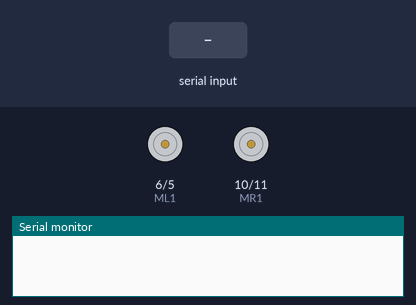
Recording of a sketch running on a simulated Arduino Uno, built with avr-gcc and run on an emulated ATmega328P. On the bench: motor-driver pin pairs drawn as motors (green arrow = first pin HIGH = forward, orange = second pin HIGH = backward, longer = more drive), the last lines printed to the serial monitor. The test bench sets the inputs (shaded band).

Above: at 6.2 s.
6.3 s: "-\n" received over Serial
At 6.6 s:
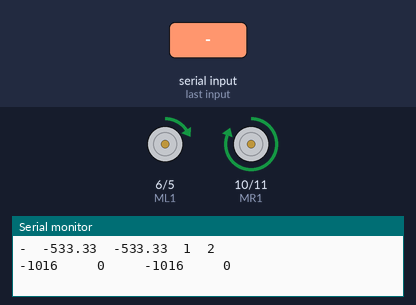
7.8 s: "90,45\n" received over Serial
At 8.9 s:
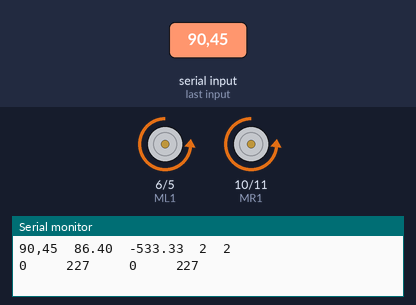
9.3 s: "30,150\n" received over Serial
At 10.1 s:
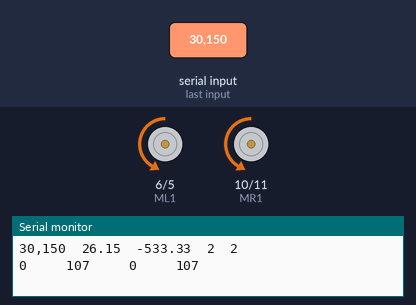
Timing chart, 0 to 12.3 s (numbered marks = the images above; inputs shaded):
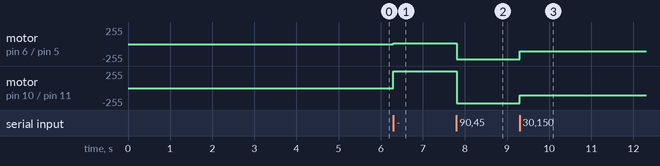

Measured:
- after the input at 6.3 s, motor on pin 6 (ML1) / pin 5 (ML2): stopped → forward 8/255 at once; motor on pin 10 (MR1) / pin 11 (MR2): stopped → forward 255/255 at once
- after the input at 7.8 s, motor on pin 6 (ML1) / pin 5 (ML2): forward 8/255 → backward 227/255 at once; motor on pin 10 (MR1) / pin 11 (MR2): forward 255/255 → backward 227/255 at once
- after the input at 9.3 s, motor on pin 6 (ML1) / pin 5 (ML2), motor on pin 10 (MR1) / pin 11 (MR2): backward 227/255 → backward 107/255 at once

The sketch:

arduinocodeofcellphonecontrolledcar.ino
```cpp
//created by Team !ABHIMANYU

#define ML1 6
#define ML2 5
#define MR1 10
#define MR2 11

String  str;
float a,b;
int c=0,d=0;
int v=200, vl1=0,vl2=0,vr1=0,vr2=0;


void setup() {
  // put your setup code here, to run once:
pinMode(ML1, OUTPUT);
pinMode(ML2, OUTPUT);
pinMode(MR1, OUTPUT);
pinMode(MR2, OUTPUT);
Serial.begin(115200);

 delay(5000);
}

void loop() {

  a=0.00;  b=0.00;

   String str="";
 boolean StringReady = false;

 if(Serial.available()){
   str=Serial.readStringUntil('\n');
   StringReady= true;
  }

  if (StringReady){

  // exracting data
a=0; b=0; c=0; d=0;
   if(str[0]=='-')
{
c=1;
if(str[9]=='-')
{
    d=1;
    b= b*10+ str[10]-48;
    b= b*10 +str[12] -48;
    b= b*10 +str[13] -48;
    b= b*10 +str[14] -48;
    b= b*10 +str[15] -48;
    b= b*10 +str[16] -48;
}
else
{
d=2;
b= b*10 +str[9] -48;
    b= b*10+ str[11]-48;
    b= b*10 +str[12] -48;
    b= b*10 +str[13] -48;
    b= b*10 +str[14] -48;
    b= b*10 +str[15] -48;
}
for(int i=1;i<=7;i++)
{
    if(i!=2)
    {
        a= a*10 +str[i] -48;
    }
}
}
else
{
c=2;
if(str[8]=='-')
{
    d=1;
    b= b*10+ str[9]-48;
    b= b*10 +str[11] -48;
    b= b*10 +str[12] -48;
    b= b*10 +str[13] -48;
    b= b*10 +str[14] -48;
    b= b*10 +str[15] -48;
}
else
{
d=2;
b= b*10 +str[8] -48;
    b= b*10+ str[10]-48;
    b= b*10 +str[11] -48;
    b= b*10 +str[12] -48;
    b= b*10 +str[13] -48;
    b= b*10 +str[14] -48;
}
for(int i=0;i<=6;i++)
{
    if(i!=1)
    {
        a= a*10 +str[i] -48;
    }
}
}

   a= a/10000 ; b= b/10000;
   Serial.print(str);
   Serial.print("  ");
   Serial.print(a);
   Serial.print("  ");
   Serial.print(b);
   Serial.print("  ");
   Serial.print(c);
   Serial.print("  ");
   Serial.print(d);
   Serial.println("  ");


  // a is reading of x-axis
  // b is reading of y-axis
  // c is sign of x-axis
  // d is sign of y-axis

  // running the car

   // if a >=10 and a<=90 and c==2 -> forward
   // if a <=50 and a>=0 and c==1 -> backward
   // if b >=5 && d == 2 -> right
   // if b >=5 && d == 1 -> left


 if(a >=15 && c==2 && b>=5 && d == 2)  // right forward
 {

  vr1=0;
  vr2= 2*a+55-2*b;
  vl1=0;
  vl2= 2*a+55+2*b;

  if((2*a+55+2*b) > 255) {
    if(b<40) {vl2=255;  vr2= 200; }
    else {vl2=255;  vr2= 100; }
    }
  if((2*a+55-2*b) < 0) {   vr2=0;  vr1= 2*b-2*a-55;  }

  }

 else if(a >=15 && c==2 && b>=5 && d == 1)   // left forward
 {

  vr1=0;
  vr2= 2*a+55+2*b;
  vl1=0;
  vl2= 2*a+55-2*b;

  if((2*a+55+2*b) > 255) {
    if(b<40) { vr2=255;  vl2= 200;}
    else { vr2=255;  vl2= 100;}
    }
  if((2*a+55-2*b) < 0) {   vl2=0;  vl1= 2*b-2*a-55;  }

  }

 else if(c==1 && b>=5 && d == 2)   // right backward
 {

  vr1= 2*a+50-2*b;
  vr2= 0;
  vl1= 2*a+50+2*b;
  vl2= 0;

  if((2*a+55+2*b) > 255) {
    if(b<40) { vl1=255;  vr1= 200; }
    else { vl1=255;  vr1= 100; }
    }
  if((2*a+50-2*b) < 0) {   vr2= 2*b-2*a-50; vr1= 0;   }

  }

 else if(  c==1 && b>=5 && d == 1)   // left backward
 {

  vr1= 2*a+50+2*b;
  vr2= 0;
  vl1= 2*a+50-2*b;
  vl2= 0;

  if((2*a+55+2*b) > 255) {
    if(b<40) {vr1=255;  vl1= 200;}
    else {vr1=255;  vl1= 100;}
    }
  if((2*a+50-2*b) < 0) {   vl2= 2*b-2*a-50; vl1= 0;   }
  }

 else if(a >=15 && c==2 && b<=5)   // forward
 {

  vr1= 0;
  vr2= 2*a+55;
  vl1= 0;
  vl2= 2*a+55;

  }

 else if( c==1 && b<=5)   // backward
 {

  vr1= 2*a+50;
  vr2= 0;
  vl1= 2*a+50;
  vl2= 0;

  }

 else if(a <15 && c==2 && b>5 && d==1)   // left
 {

  vr1=0;
  vr2= 4*b;
  vl1= 4*b;
  vl2= 0;

  }

 else if(a <15 && c==2 && b>5 && d==2)   // right
 {

  vr1=4*b;
  vr2= 0;
  vl1= 0;
  vl2= 4*b;

  }

  else    // stop
  {

   vr1=0;
   vr2=0;
   vl1=0;
   vl2=0;

  }


    Serial.print(vl1);
  Serial.print("     ");
  Serial.print(vl2);
  Serial.print("     ");
  Serial.print(vr1);
  Serial.print("     ");
  Serial.println(vr2);
Serial.println("  ");

  }


analogWrite(ML1, vl1);
analogWrite(ML2, vl2);
analogWrite(MR1, vr1);
analogWrite(MR2, vr2);
}
```
